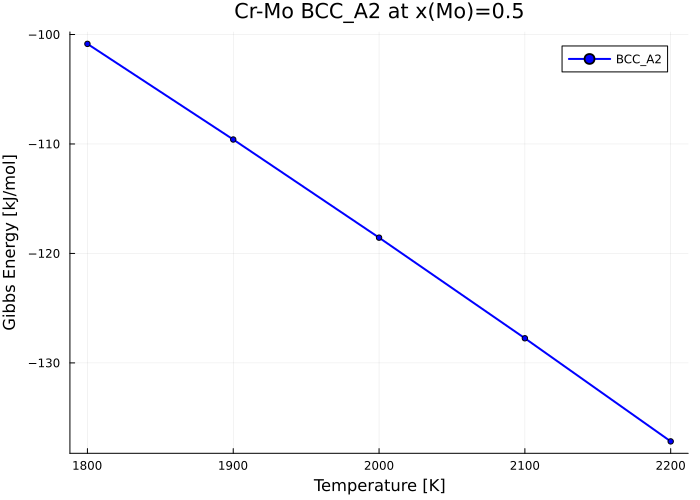

Reproduce this figure in Julia.
# SPDX-License-Identifier: GPL-3.0-or-later
# Copyright (C) 2026 Hiroharu Sugawara
# Part of OpenCALPHAD.jl - Example: Cr-Mo step_temperature with component_indices
#
# Demonstrates step_temperature for multi-component databases.
# Uses component_indices to select Cr-Mo binary from steel1.TDB.

using OpenCALPHAD
using Plots

# Load steel1 thermodynamic database
tdb_path = joinpath(@__DIR__, "..", "reftest", "tdb", "steel1.TDB")
db = read_tdb(tdb_path)

# Get BCC_A2 phase
bcc = get_phase(db, "BCC_A2")

println("=== step_temperature with component_indices ===")
println()

# Component indices for Cr-Mo
# BCC_A2 sublattice 1: CR(1), FE(2), MO(3), SI(4), V(5)
CR_IDX = 1
MO_IDX = 3

# Temperature range (limited for faster execution)
T_start = 1800.0  # K
T_stop = 2200.0   # K
T_step = 100.0    # K

# Composition (Mo mole fraction)
x_Mo = 0.5

println("Phase: BCC_A2")
println("Composition: x(Mo) = $(x_Mo)")
println("Temperature range: $(T_start)K to $(T_stop)K, step $(T_step)K")
println()

# Run step_temperature
println("Running step_temperature...")
result = step_temperature(bcc, db, x_Mo, T_start, T_stop, T_step;
    component_indices = (CR_IDX, MO_IDX))

println("  Number of points: $(length(result.points))")
println("  All converged: $(all(p -> p.converged, result.points))")
println()

# Extract data (axis_value is temperature for step_temperature)
T_values = [p.axis_value for p in result.points]
G_values = [p.gibbs_energy for p in result.points]

# Print sample values
println("Sample results:")
println("  T [K]  |  G [kJ/mol]  |  n_phases")
println("  -------|--------------|----------")
for p in result.points
    println(
        "  $(Int(p.axis_value))   |  $(round(p.gibbs_energy/1000, digits=2))       |  $(p.n_phases)",
    )
end
println()

# Create G vs T plot
p1 = plot(
    T_values,
    G_values ./ 1000,
    xlabel = "Temperature [K]",
    ylabel = "Gibbs Energy [kJ/mol]",
    title = "Cr-Mo BCC_A2 at x(Mo)=$(x_Mo)",
    label = "BCC_A2",
    linewidth = 2,
    color = :blue,
    marker = :circle,
    markersize = 3,
    legend = :topright,
    size = (700, 500),
)

# Save plot
output_path = joinpath(@__DIR__, "322_step_crmo.png")
savefig(p1, output_path)
println("Saved to $output_path")

display(p1)

# Note: For comparison at different compositions, see the commented code below.
# It takes longer to run due to multiple step_temperature calls.
#
# x_values = [0.0, 0.25, 0.5, 0.75, 1.0]
# for x in x_values
#     result_i = step_temperature(bcc, db, x, T_start, T_stop, T_step;
#         component_indices = (CR_IDX, MO_IDX))
#     # ... plot
# end
